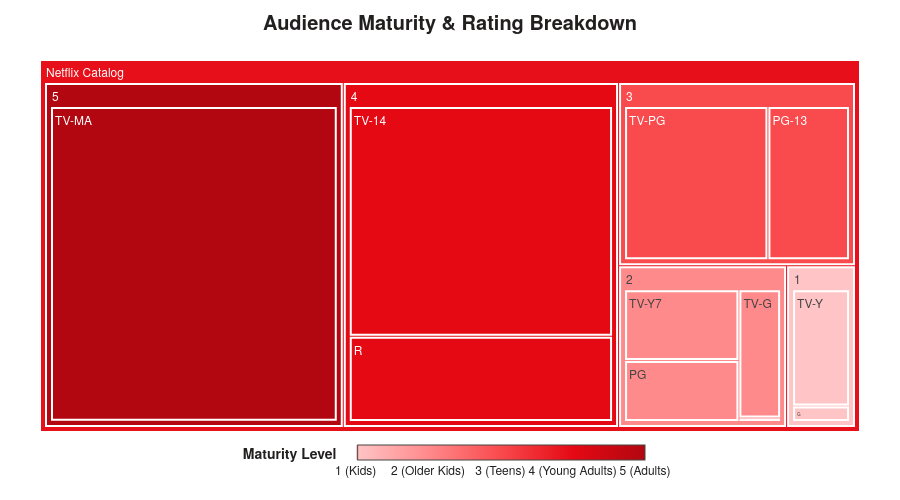

Notebook cell for this chart:
### Markdown cell above
━━━━━━━━━━━━━━━━━━━━━━━━━━━━━━━━━━━━━━━━━━━━━━━━━━━━━━━━━━━━━━━━━━━━━━━━━━━━━━━━━━━━━━━━━━━━━━━━━━━━━━━━━━━━━━━━━━━━━━━━━━━━━━━━━━━━━━━━━━━━━━━━━━━━━━━
### 📊 CHART 2 — AUDIENCE MATURITY & RATING BREAKDOWN
━━━━━━━━━━━━━━━━━━━━━━━━━━━━━━━━━━━━━━━━━━━━━━━━━━━━━━━━━━━━━━━━━━━━━━━━━━━━━━━━━━━━━━━━━━━━━━━━━━━━━━━━━━━━━━━━━━━━━━━━━━━━━━━━━━━━━━━━━━━━━━━━━━━━━━━

#### 🎯 SPECIFICATION & DESIGN
* **Visual Format:** Interactive Treemap (Plotly `px.treemap`).
* **Engineered & Core Features:** `maturity_level`, `rating` (Filtered: `maturity_level > 0`).
* **Visual Rationale:** A Treemap is the optimal choice for hierarchical "parts-of-a-whole" data. By setting the path to `maturity_level` $\rightarrow$ `rating`, we create macro-blocks for Audience Age (1 through 5) with specific MPAA and TV ratings nested inside, instantly visualizing the platform's demographic footprint.
* **Color Palette Mapping:** A custom continuous Netflix gradient (Light Red -> Netflix Red -> Dark Red) applied to the `maturity_level` to visually anchor the intensity of mature content.

#### ❓ BUSINESS QUESTION
Which maturity levels and specific ratings command the most real estate on Netflix, and what does this reveal about their target audience?

#### 💡 KEY INSIGHTS & TAKEAWAYS
* **Catalog Finding:** Netflix has a massive footprint of mature content. Maturity Level 5 (driven by `TV-MA`,`NC-17` for Movies also has 3 Titles but it is miniscule compared to `TV-MA`hence not visible in Tree Map ) and Level 4 (driven by `TV-14` and `R`) consume the vast majority of the catalog space.
* **Commercial Implication:** The visual confirms Netflix is heavily indexed toward adult and young adult subscribers, prioritizing complex, mature storytelling over family-syndication content (Levels 1 and 2).

#### 🎙️ EXECUTIVE DEEP DIVE
* **Business Inquiry:** "Why use a Treemap instead of a standard bar chart, and why filter out the 0 maturity levels?"
* **Strategic Driver:** "The Treemap allows us to display two dimensions simultaneously the macro distribution of our engineered 1-5 maturity scale, and the granular breakdown of traditional ratings nested within them. We filtered out `maturity_level = 0` (Not Rated) because including missing/unrated data in a demographic footprint analysis distorts the true, deliberate content targeting strategy."

### Code cell
# ============================================================
# CHART 2 — AUDIENCE MATURITY & RATING BREAKDOWN (TREEMAP)
# ============================================================

# 1. Prepare Data: Filter out 'Not Rated' (maturity_level == 0)
df_tree = df[df['maturity_level'] > 0].copy()

# Aggregate counts for the treemap to avoid rendering raw rows
tree_counts = df_tree.groupby(['maturity_level', 'rating']).size().reset_index(name='count')

# Custom continuous scale for maturity (Light Red -> Brand Red -> Dark Red)
netflix_maturity_scale = [
    [0.0, '#FFC5C6'],                     # Soft light red (distinct from white background)
    [0.25, '#FF8A8C'],                    # Mid-light red
    [0.5, '#F94A4D'],                     # Bright red
    [0.75, NETFLIX_COLORS['red']],        # Primary Netflix red
    [1.0, NETFLIX_COLORS['dark_red']]     # Netflix dark red
]

# 2. Build the Plotly Figure (Treemap)
fig2 = px.treemap(
    tree_counts,
    path=[px.Constant("Netflix Catalog"), 'maturity_level', 'rating'], # Root node consolidates the map
    values='count',
    color='maturity_level',
    color_continuous_scale=netflix_maturity_scale,
    range_color=[1, 5]
)

# 3. Apply Netflix-themed Layout Formatting (Centered Canvas, Title, & Colorbar)
fig2.update_layout(
    height=500,
    title=dict(
        text='<b>Audience Maturity & Rating Breakdown</b>',
        font=dict(size=20, color=NETFLIX_COLORS['black']),
        x=0.5,
        xanchor='center'
    ),
    plot_bgcolor='#FFFFFF',
    paper_bgcolor='#FFFFFF',
    margin=dict(t=60, b=40, l=40, r=40),
    coloraxis_colorbar=dict(
        title=dict(text="<b>Maturity Level</b>", font=dict(color=NETFLIX_COLORS['black'])),
        orientation='h',
        yanchor='bottom',
        y=-0.15,
        xanchor='center',
        x=0.5,
        thickness=15,
        len=0.5,
        tickvals=[1, 2, 3, 4, 5],
        ticktext=['1 (Kids)', '2 (Older Kids)', '3 (Teens)', '4 (Young Adults)', '5 (Adults)']
    )
)

# 4. Improve hover info and enforce clean white borders between nested blocks
fig2.update_traces(
    marker=dict(line=dict(color='#FFFFFF', width=2)),
    hovertemplate="<b>%{label}</b><br>Maturity Level: %{color}<br>Total Titles: %{value}<extra></extra>"
)

# 5. Display the Chart
fig2.show()

### Figure 1 — Plotly figure (JSON) as saved in the notebook; plotly's stock layout.template omitted (floating-point values rounded to 4 significant figures)
{"data": [{"branchvalues": "total", "customdata": [[1.0], [1.0], [2.0], [2.0], [2.0], [2.0], [3.0], [3.0], [4.0], [4.0], [5.0], [5.0], [1.0], [2.0], [3.0], [4.0], [5.0], [3.899]], "domain": {"x": [0, 1], "y": [0, 1]}, "hovertemplate": "<b>%{label}</b><br>Maturity Level: %{color}<br>Total Titles: %{value}<extra></extra>", "ids": ["Netflix Catalog/1/G", "Netflix Catalog/1/TV-Y", "Netflix Catalog/2/PG", "Netflix Catalog/2/TV-G", "Netflix Catalog/2/TV-Y7", "Netflix Catalog/2/TV-Y7-FV", "Netflix Catalog/3/PG-13", "Netflix Catalog/3/TV-PG", "Netflix Catalog/4/R", "Netflix Catalog/4/TV-14", "Netflix Catalog/5/NC-17", "Netflix Catalog/5/TV-MA", "Netflix Catalog/1", "Netflix Catalog/2", "Netflix Catalog/3", "Netflix Catalog/4", "Netflix Catalog/5", "Netflix Catalog"], "labels": ["G", "TV-Y", "PG", "TV-G", "TV-Y7", "TV-Y7-FV", "PG-13", "TV-PG", "R", "TV-14", "NC-17", "TV-MA", "1", "2", "3", "4", "5", "Netflix Catalog"], "marker": {"coloraxis": "coloraxis", "colors": [1.0, 1.0, 2.0, 2.0, 2.0, 2.0, 3.0, 3.0, 4.0, 4.0, 5.0, 5.0, 1.0, 2.0, 3.0, 4.0, 5.0, 3.899], "line": {"color": "#FFFFFF", "width": 2}}, "name": "", "parents": ["Netflix Catalog/1", "Netflix Catalog/1", "Netflix Catalog/2", "Netflix Catalog/2", "Netflix Catalog/2", "Netflix Catalog/2", "Netflix Catalog/3", "Netflix Catalog/3", "Netflix Catalog/4", "Netflix Catalog/4", "Netflix Catalog/5", "Netflix Catalog/5", "Netflix Catalog", "Netflix Catalog", "Netflix Catalog", "Netflix Catalog", "Netflix Catalog", ""], "type": "treemap", "values": [41.0, 306.0, 287.0, 220.0, 333.0, 6.0, 490.0, 861.0, 799.0, 2157.0, 3.0, 3205.0, 347.0, 846.0, 1351.0, 2956.0, 3208.0, 8708.0]}], "layout": {"coloraxis": {"cmax": 5, "cmin": 1, "colorbar": {"len": 0.5, "orientation": "h", "thickness": 15, "ticktext": ["1 (Kids)", "2 (Older Kids)", "3 (Teens)", "4 (Young Adults)", "5 (Adults)"], "tickvals": [1, 2, 3, 4, 5], "title": {"font": {"color": "#221F1F"}, "text": "<b>Maturity Level</b>"}, "x": 0.5, "xanchor": "center", "y": -0.15, "yanchor": "bottom"}, "colorscale": [[0, "#FFC5C6"], [0.25, "#FF8A8C"], [0.5, "#F94A4D"], [0.75, "#E50914"], [1, "#B20710"]]}, "height": 500, "legend": {"tracegroupgap": 0}, "margin": {"b": 40, "l": 40, "r": 40, "t": 60}, "paper_bgcolor": "#FFFFFF", "plot_bgcolor": "#FFFFFF", "title": {"font": {"color": "#221F1F", "size": 20}, "text": "<b>Audience Maturity & Rating Breakdown</b>", "x": 0.5, "xanchor": "center"}}}
